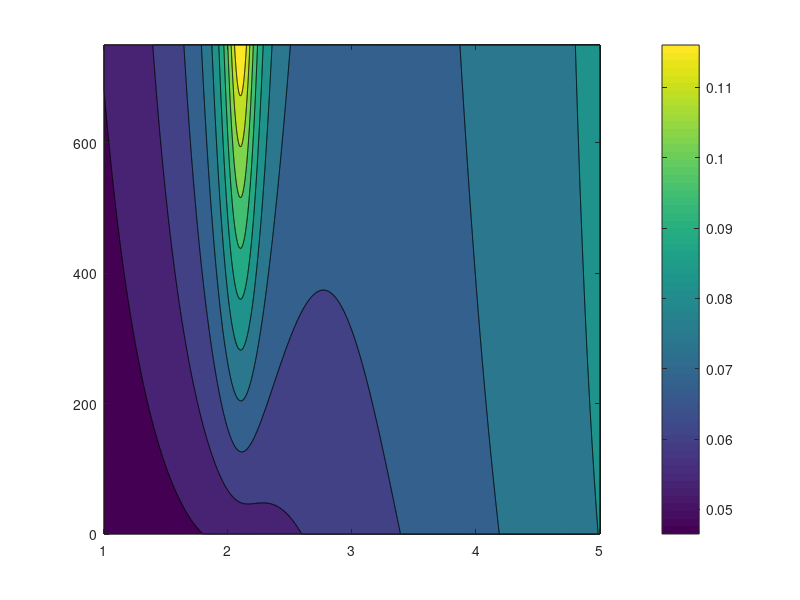

This figure's MATLAB source:
function contour_plot()

    M = 1000; % kg
    alpha = 0.3;
    %delta_0 = 0.05; % m (convert cm to m)
    c = 2500; % Ns/m
    g = 9.81; % m/s^2
    k = 210915; %N/m => Got it from the original by using k=((m+M)*g)/delta_0

    f = linspace(1, 5, 1000); % Hz, range from 1 to 5
    m = linspace(0, 750, 1000); % kg, range from 75 to 750
    delta=((m+M).*g)./k;


    % Calculate omega and omega_n
    [Frekvens, masa] = meshgrid(f, m);
    
    omega = 2 * pi * Frekvens;

    Amplitude = ((alpha * masa * g) ./ (masa + M)) ./ sqrt((g ./ delta - omega.^2).^2 + ((c * omega) ./ (masa + M)).^2);
    Displacment = delta + Amplitude;

    surf(Frekvens, masa, Displacment);
    contourf(Frekvens, masa, Displacment);
    colorbar;

end
